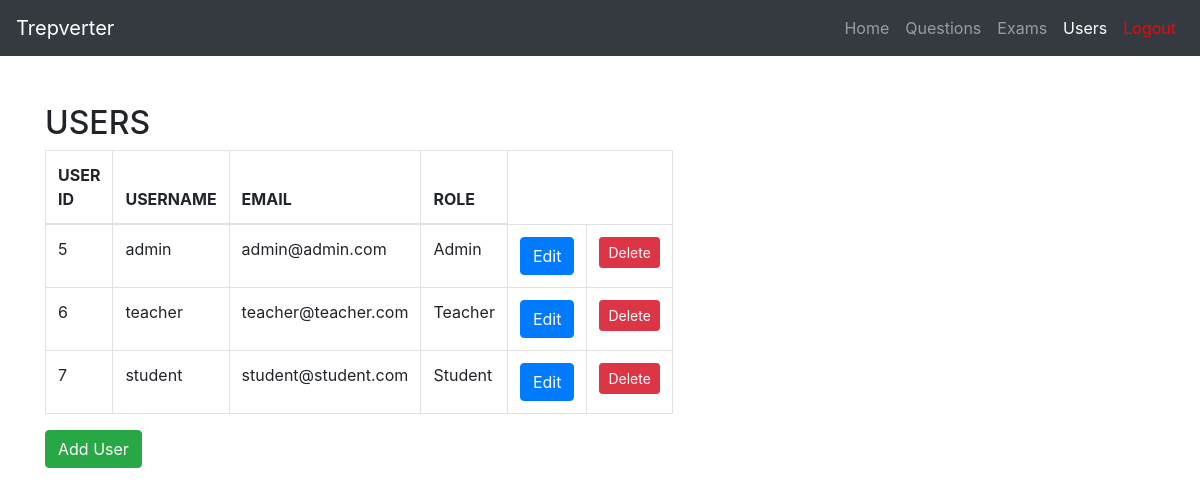
/users (signed in), run on the app's committed database.
### tables this page shows
CREATE TABLE users (
	id INTEGER NOT NULL, 
	username VARCHAR(64) NOT NULL, 
	email VARCHAR(64) NOT NULL, 
	password VARCHAR NOT NULL, 
	first_access BOOLEAN NOT NULL, 
	role_id INTEGER, 
	PRIMARY KEY (id), 
	FOREIGN KEY(role_id) REFERENCES roles (id)
);

CREATE TABLE roles (
	id INTEGER NOT NULL, 
	name VARCHAR(64) NOT NULL, 
	PRIMARY KEY (id), 
	UNIQUE (name)
);

### views/main.py (the view)
@main.route('/users', methods=['GET', 'POST'])
@login_required
@admin_login_required()
def users():
    from models.entities import User
    from forms import SignupForm
    all_users = User.show_all()
    form = SignupForm()
    if form.validate_on_submit():
        from models.auth import auth_signup
        return auth_signup()
    return render_template('users.html', users=all_users, form=form)

### app.py (called while the page is built)
@login_manager.user_loader
def load_user(user_id):
    from models.entities import User
    return User.query.get(int(user_id))

### login_required.py (called while the page is built)
def admin_login_required():
    def decorator(view_func):
        from functools import wraps
        @wraps(view_func)
        def wrapper(*args, **kwargs):
            from flask_login import current_user
            if current_user.is_authenticated and str(current_user.role) == 'Admin':
                return view_func(*args, **kwargs)
            else:
                return "Unauthorizedd", 401
        return wrapper
    return decorator

### models/entities.py (called while the page is built)
    def __repr__(self):
        return f'{self.name}'

    def show_all():
        return User.query.all()

### templates/users.html (shortened to what this page needs)
{% import "bootstrap/wtf.html" as wtf %}
<!DOCTYPE html>
<html lang="en">
<head>
  <link rel="stylesheet" href="https://cdn.jsdelivr.net/npm/bootstrap@4.0.0/dist/css/bootstrap.min.css">
</head>
<body>
  <nav class="navbar navbar-expand-lg navbar-dark bg-dark">
    <a class="navbar-brand" href="#">Trepverter</a>
    <div class="collapse navbar-collapse" id="navbarNav">
      <ul class="navbar-nav ml-auto">
        <li class="nav-item">
          <a class="nav-link" href="{{url_for('main.index')}}">Home</a>
        </li>
        <li class="nav-item">
            <a class="nav-link" href="{{url_for('main.questions')}}">Questions</a>
          </li>
        <li class="nav-item">
          <a class="nav-link" href="{{url_for('main.exams')}}">Exams</a>
        </li>
        <li class="nav-item active">
            <a class="nav-link" href="{{url_for('main.users')}}">Users</a>
          </li>
        <li class="nav-item">
          <a class="nav-link" style = "color: red" href="{{url_for('auth.logout')}}">Logout</a>
        </li>
      </ul>
    </div>
  </nav>
  <div class="container mt-5">
    <div class="row">
      <div class="col-md-6">
        <h2>USERS</h2>
        <table class="table table-bordered table-hover">
            <thead>
                <tr>
                    <th scope="col">USER ID</th>
                    <th scope="col">USERNAME</th>
                    <th scope="col">EMAIL</th>
                    <th scope="col">ROLE</th>
                </tr>
            </thead>
            <tbody>
            {% for user in users %}
                <tr>
                    <td>{{user.id}}</td>
                    <td>{{user.username}}</td>
                    <td>{{user.email}}</td>
                    <td>{{user.role}}</td>
                    <td><button type="button" onclick="location.href='users/{{user.id}}'" class="btn btn-primary">Edit</button></td>
                    <td><button data-toggle="modal" data-target="#deleteModal" class="btn btn-sm btn-danger" data-user-id="{{ user.id }}">Delete</button></td>
                </tr>
            {% endfor %}
            </tbody>
        </table>
        <button type="button" class="btn btn-success" data-toggle="modal" data-target="#exampleModal">
          Add User
        </button>
      </div>
    </div>
  </div>

### data on the page
users: id "5", username "admin", email "admin@admin.com", role "Admin"
users: id "6", username "teacher", email "teacher@teacher.com", role "Teacher"
users: id "7", username "student", email "student@student.com", role "Student"
